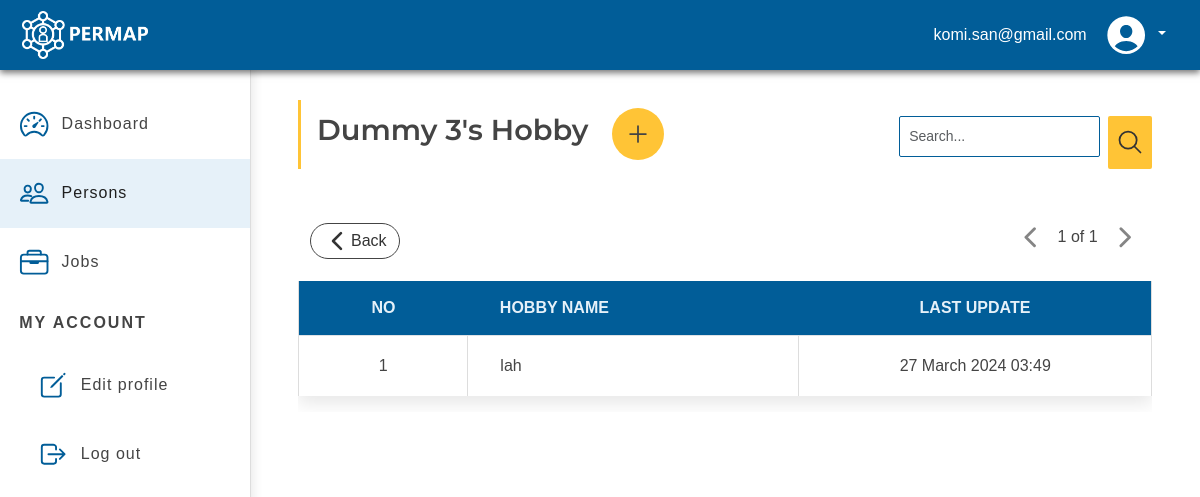
Screenshot of /hobbies.php?person=63 (signed in) with the database file from the repository.
### tables this page shows
CREATE TABLE `persons` (
  `id` int NOT NULL AUTO_INCREMENT,
  `firstName` varchar(30) NOT NULL,
  `lastName` varchar(30) DEFAULT NULL,
  `nik` varchar(16) NOT NULL,
  `email` varchar(320) NOT NULL,
  `birthDate` date DEFAULT NULL,
  `sex` varchar(20) NOT NULL,
  `internalNote` varchar(320) DEFAULT NULL,
  `role` varchar(20) NOT NULL,
  `password` varchar(60) NOT NULL,
  `status` tinyint(1) NOT NULL,
  `lastLoggedIn` timestamp NULL DEFAULT NULL,
  PRIMARY KEY (`id`)
);

CREATE TABLE `hobbies` (
  `id` int NOT NULL AUTO_INCREMENT,
  `hobbies_name` varchar(60) DEFAULT NULL,
  `person_id` int NOT NULL,
  `last_update` timestamp NULL DEFAULT NULL,
  PRIMARY KEY (`id`),
  KEY `hobbies2_persons_id_fk` (`person_id`),
  CONSTRAINT `hobbies2_persons_id_fk` FOREIGN KEY (`person_id`) REFERENCES `persons` (`id`)
);

### action/utils.php (called while the page is built, shortened)
<?php
require_once __DIR__ . "/../include/db.php";
function getHobbies(int $limit, int $page, int $personId, string|null $keyword = null)
{
    global $PDO;
    $keyword = "%$keyword%";
    try {
        $queryCount = "SELECT COUNT(*) as total FROM `hobbies` WHERE hobbies_name LIKE :hobbies_name AND person_id = :person_id";
        $stmt = $PDO->prepare($queryCount);
        $stmt->execute(array(
            "hobbies_name" => $keyword,
            "person_id" => $personId
        ));
        $count = $stmt->fetch(PDO::FETCH_ASSOC);
        $offset = ($page - 1) * $limit;
        $queryData = "SELECT * FROM `hobbies` WHERE hobbies_name LIKE :hobbies_name AND person_id = :person_id ORDER BY id DESC LIMIT $limit OFFSET $offset";
        $stmt = $PDO->prepare($queryData);
        $stmt->execute(array(
            "hobbies_name" => $keyword,
            "person_id" => $personId
        ));
        $hobbyData = $stmt->fetchAll(PDO::FETCH_ASSOC);
        $result = [];
        foreach ($hobbyData as $hobby) {
            $arrayHobby = [
                ID => $hobby[ID],
                HOBBIES_NAME => $hobby[HOBBIES_NAME],
                HOBBIES_PERSON_ID => $hobby[HOBBIES_PERSON_ID],
                HOBBIES_LAST_UPDATE => convertDateToTimestamp($hobby[HOBBIES_LAST_UPDATE])
            ];
            $result[] = $arrayHobby;
        }
        if ($count && $count["total"] > 0) {
            return array(
                PAGING_TOTAL_PAGE => ceil($count['total'] / $limit),
                PAGING_CURRENT_PAGE => $page,
                PAGING_DATA => $result
            );
        }
    } catch (PDOException $e) {
        die("Query error: " . $e->getMessage());
    }
    return array(
        PAGING_TOTAL_PAGE => 1,
        PAGING_CURRENT_PAGE => 1,
        PAGING_DATA => []
    );
}
function getPersonHobbiesFromDb(string $personId): array
{
    global $PDO;
    try {
        $query = "SELECT * FROM `hobbies` WHERE `person_id` = :person_id ORDER BY id DESC ";
        $stmt = $PDO->prepare($query);
        $stmt->execute(array(
            "person_id" => $personId
        ));
        $personHobbies = $stmt->fetchAll(PDO::FETCH_ASSOC);
    } catch (PDOException $e) {
        die("Query error: " . $e->getMessage());
    }
    $result = [];
    for ($i = 0; $i < count($personHobbies); $i++) {
        $hobby = [
            ID => $personHobbies[$i][ID],
            HOBBIES_NAME => $personHobbies[$i][HOBBIES_NAME],
            HOBBIES_PERSON_ID => $personHobbies[$i][HOBBIES_PERSON_ID],
            HOBBIES_LAST_UPDATE => convertDateToTimestamp($personHobbies[$i][HOBBIES_LAST_UPDATE])
        ];
        $result[] = $hobby;
    }
    return $result;
}
function convertDateToTimestamp(mixed $date): int|null
{
    if (!is_numeric($date)) {
        $date = str_replace('-', '/', $date);
        return strtotime($date);
    }
    return null;
}
function &findFirstFromDb(string $tableName, string $key, string $value, int|null $id = null): mixed
{
    global $PDO;
    try {
        $query = "SELECT * FROM $tableName WHERE $key = :value";
        $queryParam = array(
            'value' => $value
        );
        $query .= ' LIMIT 1';
        $stmt = $PDO->prepare($query);
        $stmt->execute($queryParam);
        $firstData = $stmt->fetch(PDO::FETCH_ASSOC);
        return $firstData;
    } catch (PDOException $e) {
        die($e->getMessage());
    }
}

### include/formHeader.php (the view, shortened to what this page needs)
<?php
function formHeaderPage(string $identifier, string $link, string $noun, array|null $personData = null, string|null $category = null): void
{
    ?>
    <div class="content-wrapper d-xl-flex justify-content-between d-md-block">
        <div class="left d-flex">
            <div class="page-header d-flex gap-4 align-items-center">
                <?php
                if ($identifier === 'page-hobbies') {
                    ?>
                    <h1 class="first-heading"><?= $personData[PERSON_FIRST_NAME] . "'s " . $noun; ?>
                    </h1>
                    <?php
                } elseif ($identifier === 'page-persons' || $identifier === 'page-jobs') {
                    ?>
                    <h1 class="first-heading"><?= $noun ?></h1>
                    <?php
                }
                ?>
                <div class="added d-flex justify-content-end mb-0">
                    <a href="<?= $link ?>"
                       class="nav-link btn-content">
                        <div style="fill: #000000" class="header-page-icon">
                            <svg xmlns="http://www.w3.org/2000/svg" class="ionicon" viewBox="0 0 512 512">
                                <path fill="none" stroke="currentColor" stroke-linecap="round"
                                      stroke-linejoin="round"
                                      stroke-width="32" d="M256 112v288M400 256H112"/>
                            </svg>
                        </div>
                    </a>
                </div>
            </div>
        </div>
        <div class="right">
            <form
                    class="search-form d-xl-flex column-gap-2 mt-3"
                    name="search-form"
                    action="#"
                    method="get"
            >
                <div class="wrapper d-xl-flex d-md-block column-gap-2">
                    <div class="form-search w-100">
                        <input
                                id="search"
                                class="form-control form-control-sm"
                                type="search"
                                placeholder="Search..."
                                aria-label="Search"
                                name="keyword"
                                value="<?php if (isset($_GET["keyword"])) {
                                } ?>"
                                minlength="3"
                        />
                    </div>
                    <div class="btn-wrapper d-flex justify-content-end">
                        <button class="btn btn-outline-success d-flex align-items-center column-gap-1"
                                type="submit">
                            <div style="fill: #000000" class="header-page-icon">
                            </div>
                        </button>
                    </div>
                </div>
            </form>
        </div>
    </div>
    <?php
}

### include/table-3-column.php (shortened to what this page needs)
<?php
function tableThreeColumn(
    string      $identifier,
    array       $user,
    string      $constName,
    string      $modalText,
    array|null  $array = null,
    array|null  $dataPaginated = null,
    int|null    $prev = null,
    int|null    $next = null,
    int|null    $page = null,
    int|null    $limit = null,
    string|null $noun = null,
    int|null    $personId = null,
    string|null    $keyword = null): void
{
    ?>
    <div class="row">
        <div class="col-xxl-12">
            <div class="row">
                <div class="col-xl-12 col-lg-12 col-md-12">
                    <div class="table-wrapper ">
                        <div class="table-container">
                            <?php
                            if ($identifier == 'page-hobbies') {
                                paginationButton(array: $dataPaginated, prev: $prev, next: $next, page: $page, identifier: $identifier, personId: $personId, keyword: $keyword);
                            }
                            ?>
                            <div class="table-responsive">
                                <table class="table" id="table">
                                    <thead>
                                    <tr>
                                        <th scope="col" class="text-center">No</th>
                                        <th scope="col"><?= $noun ?> Name</th>
                                        <th scope="col" class="text-center">Last update</th>
                                    </tr>
                                    </thead>
                                    <tbody>
                                    <?php
                                    $number = ($page - 1) * $limit + 1;
                                    $dataArray = $dataPaginated[PAGING_DATA] ?? $array;
                                    foreach ($dataArray as $data) { ?>
                                        <tr>
                                            <td class="text-center p-3"><?= $number ?></td>
                                            <td><?= $data[HOBBIES_NAME] ?></td>
                                            <td class="text-center p-3"><?= date('d F Y H:i', $data[HOBBIES_LAST_UPDATE]) ?></td>
                                        </tr>
                                        <?php
                                        $number++;
                                    }
                                    ?>
                                    </tbody>
                                </table>
                            </div>
                        </div>
                    </div>
                </div>
            </div>
        </div>
    </div>
    <?php
}

### assets/css/general.css (style rules this page uses)
* { margin: 0; padding: 0; box-sizing: border-box; }
body { font-family: "Open-Sans", sans-serif; font-weight: 500; font-size: 16px; line-height: 1; color: #444; }
.first-heading { font-size: 1.8rem; font-weight: 600; }
.page-header { border-left: 3px solid #ffc436; padding-left: 1rem; font-family: "Montserrat", serif; }
.page-persons .header-page-icon, .page-hobbies .header-page-icon, .page-jobs .header-page-icon { width: 1.75rem; stroke: #444444; display: flex; align-items: center; }
.btn { border: none; background: none; font-family: inherit; cursor: pointer; color: #333; --bs-btn-border-radius: none; }
.page-hobbies .btn-content, .page-jobs .btn-content, .page-persons .btn-content { background-color: #ffc436; padding: 0.75rem 0.75rem; border-radius: 50%; }
.btn-outline-success { background-color: #ffc436; color: #333; padding: 0.3rem 0.5rem; border-radius: 2px; }
.nav-link svg, .dropdown-item .img-icon { width: 1.9rem; }
.form-control, .form-control-sm, .btn--form { border: 1px solid #015d98; cursor: pointer; border-radius: 2px; }
.form-control { padding: 0.75rem; }
.form-control-sm { padding: 0.55rem; }
.nav-item, .nav-link { display: flex; align-items: center; column-gap: 0.75rem; }
.nav-link { cursor: pointer; }
.table { height: 100%; min-width: 800px; --bs-table-color: none; }
.page-persons .table-responsive, .page-jobs .table-responsive, .page-hobbies .table-responsive { margin-bottom: 3.6rem; }
.table tbody { height: 50px !important; overflow-y: auto !important; overflow-x: hidden !important; }
.table > :not(caption) > * > * { background: none; padding: 0.5rem 2rem; }
.table > tbody { vertical-align: baseline; }
thead tr { height: 55px; vertical-align: middle; background-color: #015d98; color: #e6f1f9; text-transform: uppercase; }
.page-persons .table, .page-hobbies table, .page-jobs table, .page-dashboard .table-container, .page-view-person .table, .page-my-profile table { border-left: 1px solid #dddddd; border-right: 1px solid #dddddd; box-shadow: 0 0.5rem 1rem rgba(0, 0, 0, 0.09); }
.page-jobs .table tr td, .page-hobbies .table tr td, .page-my-profile .table tr td, .page-view-person .table tr td { line-height: 1.75rem; }
table tbody tr td { border-right: 1px solid #dddddd; border-bottom: none; }
.content-wrapper { margin-bottom: 2.5rem; }

### assets/query/mediaQuery.css (style rules this page uses)
@media (max-width: 1200px) { .page-persons .search-form .wrapper, .page-persons .search-form .wrapper .form-search, .page-hobbies .form-search, .page-jobs .form-search { padding-bottom: 0.75rem; } }

### rows the page displays
persons: firstName "Dummy 3"
hobbies: hobbies_name "lah", data "27 March 2024 03:49"

### other values shown
$_SESSION["userEmail"] "komi.san@gmail.com"
$noun "Hobby"
$displayingData[PAGING_CURRENT_PAGE] "1"
$displayingData[PAGING_TOTAL_PAGE] "1"
$noun "HOBBY"
